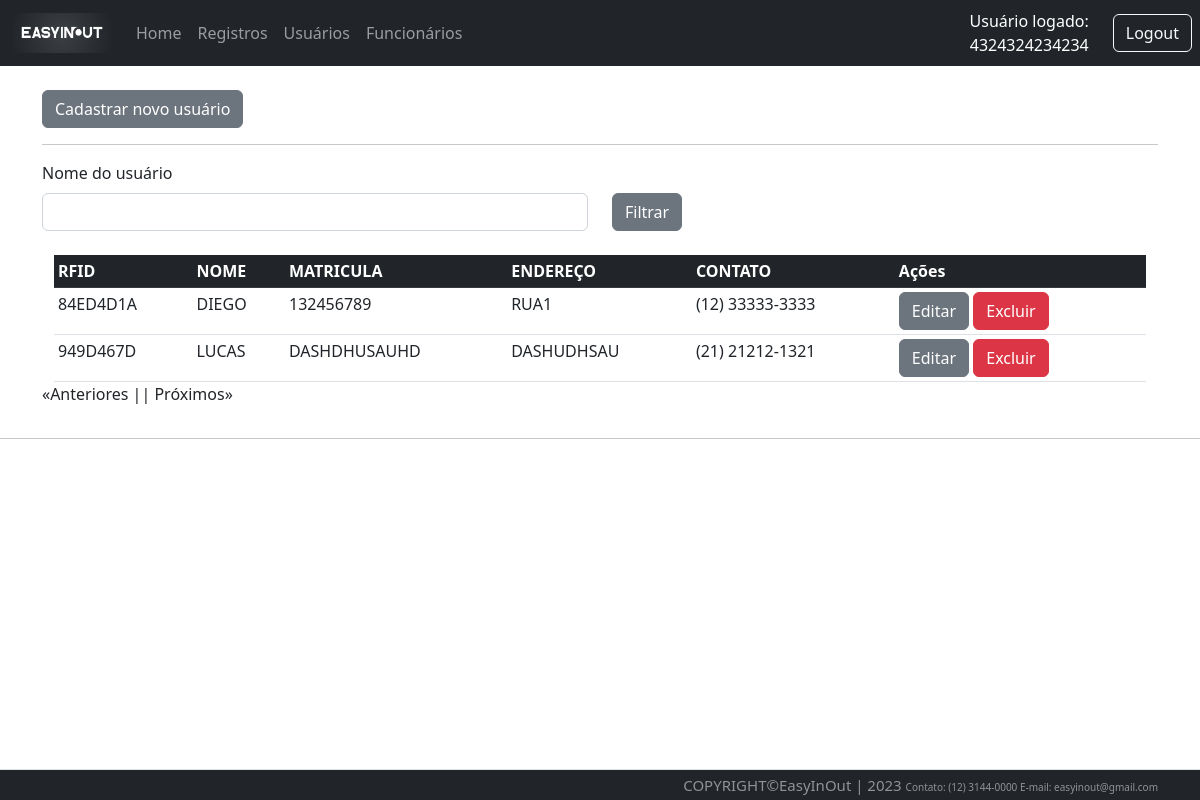
The page /user/list (signed in) on the database its author committed.
### Src/Model/BancoDados.py (models this page shows, shortened)
class FuncBd(UserMixin,db.Model):
  id = db.Column(db.Integer, primary_key=True, autoincrement=True)
  mat = db.Column(db.Integer, unique=True)
  nome = db.Column(db.String(150))
  endereco = db.Column(db.String(150))
  contato = db.Column(db.String(150))
  email = db.Column(db.String(150))
  senha = db.Column(db.String(150))

class UserBd(db.Model):
  id = db.Column(db.Integer, primary_key=True, autoincrement=True)
  mat = db.Column(db.Integer, unique=True)
  rfid = db.Column(db.String(8), unique=True)
  nome = db.Column(db.String(150))
  endereco = db.Column(db.String(150))
  contato = db.Column(db.String(150))

### Src/View/User.py (the view)
@User.route('/list', defaults={'page':1}, methods=['GET'])
@User.route('/list/<int:page>', methods=['GET'])
@login_required
def listUser(page):
  _userFilter=request.values.get('nomeUsuario')
  if _userFilter == 'None' or _userFilter is None:
    _userFilter=""
  return render_template('listaUsuario.html', listData=UsersController.List(page, _userFilter),_nomeUser=_userFilter)

### Src/Controller/Users.py (called while the page is built)
  def List(page, _userFilter, per_page=15):
    if len(_userFilter)<1:
      query = UserBd.query.paginate(page=page, per_page=per_page)
      queryCount = UserBd.query.count()
    else:
      print(_userFilter)
      query = UserBd.query.filter(UserBd.nome.like('%'+_userFilter+'%')).paginate(page=page, per_page=per_page)
      queryCount = UserBd.query.count()
    return {
      "regUser": query,
      "count": queryCount,
      "page": page,
      "per_page": per_page
    }

### Src/View/Login.py (called while the page is built)
@login_manager.user_loader
def load_user(employee_id):
  funcionario = FuncBd.query.filter_by(id=employee_id).first()
  return funcionario

### Templates/listaUsuario.html (shortened to what this page needs)
{% extends 'base.html' %}
{% block conteudo %}
<br>
<a href="{{url_for('router.user.createUser')}}" class="btn btn-secondary btn-xs">Cadastrar novo usuário</a>
<hr>
<div class="row">
    <label class="form-label" for="form3Example4">Nome do usuário</label>
    <fieldset class="form-group col-md-6">
        <form action="{{url_for('router.user.listUser')}}" method="GET">
            <input type="text" class="form-control" name="nomeUsuario" value="{{_nomeUser}}">
    </fieldset>
    <fieldset class="form-group col-md-4">
        <button type="submit" class="btn btn-secondary">Filtrar</button>
    </fieldset>
</div>
<br>
<section class="intro">
    <div class="mask d-flex align-items-center h-100">
        <div class="container ">
            <div class="row justify-content-center">
                <div class="col-xl">
                    <div class="bg-white ">
                        <table class="table table-sm mb-0 text-xsmall">
                            <thead class="table-dark">
                                <tr>
                                    <th scope="col">RFID</th>
                                    <th scope="col">NOME</th>
                                    <th scope="col">MATRICULA</th>
                                    <th scope="col">ENDEREÇO</th>
                                    <th scope="col">CONTATO</th>
                                    <th scope="col">Ações</th>
                                </tr>
                            </thead>
                            <tbody>
                                {% for registro in listData['regUser'].items %}
                                <tr>
                                    <td>{{registro.rfid}}</td>
                                    <td>{{registro.nome}}</td>
                                    <td>{{registro.mat}}</td>
                                    <td>{{registro.endereco}}</td>
                                    <td>{{registro.contato}}</td>
                                    <td>
                                        <a href="{{registro.id}}/updateUser" class="btn btn-secondary btn-xs">Editar</a>
                                        <a href="{{registro.id}}/removeUser"
                                            onclick="return confirm('Deseja realmente excluir esse registro ?')"
                                            class="btn btn-danger btn-xs">Excluir</a>
                                    </td>
                                </tr>
                                {% endfor %}
                            </tbody>
                        </table>
                    </div>
                </div>
            </div>
        </div>
    </div>
</section>
<div style="display: flex;">
    {% if listData['regUser'].has_prev %}
    <a href="{{listData['regUser'].prev_num }}?nomeUsuario={{_nomeUser}}"> «Anteriores |</a>
    {% else %}
    <p> «Anteriores |</p>
    {% endif %}
    {% if listData['regUser'].has_next %}
      {% if listData['page'] == 1 %}
        <a href="{{list/listData['regUser'].next_num}}?nomeUsuario={{_nomeUser}}">| Próximos»</a>
      {% else %}
        <a href="{{listData['regUser'].next_num}}?nomeUsuario={{_nomeUser}}">| Próximos»</a>
       {% endif %}
    {% else %}
      <p>| Próximos»</p>
    {% endif %}
</div>
{% endblock conteudo %}

### Templates/top.html (shortened to what this page needs)
<div id="containers">
{% if not current_user.nome %}
<nav class="navbar navbar-expand-lg navbar-dark bg-dark">
          <div class="container-fluid">
              <a class="navbar-brand" href="{{url_for('router.home.index')}}">
                <img src="{{url_for('static', filename='Images/easyinout.png')}}"
             style="width: 100px; height: 40px;">
              </a>
              <div class="collapse navbar-collapse" id="navbarSupportedContent">
                  <ul class="navbar-nav me-auto mb-2 mb-lg-0">
                    <li class="nav-item">
                        <a class="nav-link" href="{{url_for('router.home.index')}}">Home</a>
                    </li>
                    <li class="nav-item">
                        <a class="nav-link" href="{{url_for('router.about.sobre')}}">Sobre Nós</a>
                    </li>
                  </ul>
              </div>
              <div class="text-end">
                  <a type="button" class="btn btn-outline-light me-2" href="{{url_for('router.login.login')}}">Login</a>
              </div>
          </div>
      </nav>
{% else %}
        <nav class="navbar navbar-expand-lg navbar-dark bg-dark">
            <div class="container-fluid">
                <a class="navbar-brand" href="{{url_for('router.home.index')}}">
                  <img src="{{url_for('static', filename='Images/easyinout.png')}}"
             style="width: 100px; height: 40px;">
                </a>
                <div class="collapse navbar-collapse"
                    id="navbarSupportedContent">
                    <ul class="navbar-nav me-auto mb-2 mb-lg-0">
                        <li class="nav-item">
                            <a class="nav-link" href="{{url_for('router.home.index')}}">Home</a>
                        </li>
                        <li class="nav-item">
                            <a class="nav-link" href="{{url_for('router.traffic.list')}}">Registros</a>
                        </li>
                        <li class="nav-item">
                            <a class="nav-link"href="{{url_for('router.user.listUser')}}">Usuários</a>
                        </li>
                        <li class="nav-item">
                            <a class="nav-link"href="{{url_for('router.func.listFunc')}}">Funcionários</a>
                        </li>
                    </ul>
                </div>
            </div>
            <div class="text-end me-4" style="text-align:right; color:white; width:500px ">
              Usuário logado:<br>{{current_user.nome}}
            </div>
            <div class="text-end">
                <a type="button" class="btn btn-outline-light me-2" href="{{url_for('router.login.logout')}}">Logout</a>
            </div>
        </nav>
</div>
{% endif %}

### Public/style.css (style rules this page uses)
.intro { height: 100%; width: 100%; }

### Templates/base.html (style rules this page uses)
body { min-height: 100% }

### rows shown on the page
FuncBd: nome "4324324234234"
UserBd: rfid "84ED4D1A", nome "DIEGO", mat "132456789", endereco "RUA1", contato "(12) 33333-3333"
UserBd: rfid "949D467D", nome "LUCAS", mat "DASHDHUSAUHD", endereco "DASHUDHSAU", contato "(21) 21212-1321"
